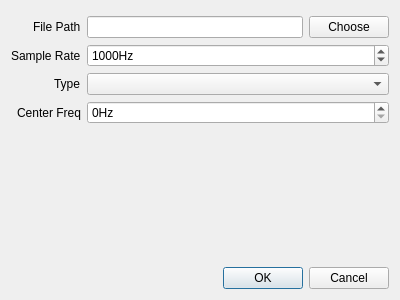
<?xml version="1.0" encoding="UTF-8"?>
<ui version="4.0">
 <class>FileDialog</class>
 <widget class="QDialog" name="FileDialog">
  <property name="geometry">
   <rect>
    <x>0</x>
    <y>0</y>
    <width>400</width>
    <height>300</height>
   </rect>
  </property>
  <property name="windowTitle">
   <string>FileDialog</string>
  </property>
  <layout class="QVBoxLayout" name="verticalLayout">
   <property name="topMargin">
    <number>10</number>
   </property>
   <item>
    <widget class="QWidget" name="widget" native="true">
     <property name="sizePolicy">
      <sizepolicy hsizetype="Preferred" vsizetype="Preferred">
       <horstretch>0</horstretch>
       <verstretch>0</verstretch>
      </sizepolicy>
     </property>
     <layout class="QHBoxLayout" name="horizontalLayout">
      <property name="leftMargin">
       <number>0</number>
      </property>
      <property name="topMargin">
       <number>0</number>
      </property>
      <property name="rightMargin">
       <number>0</number>
      </property>
      <property name="bottomMargin">
       <number>0</number>
      </property>
     </layout>
    </widget>
   </item>
   <item>
    <layout class="QFormLayout" name="formLayout">
     <property name="sizeConstraint">
      <enum>QLayout::SetDefaultConstraint</enum>
     </property>
     <property name="fieldGrowthPolicy">
      <enum>QFormLayout::AllNonFixedFieldsGrow</enum>
     </property>
     <property name="labelAlignment">
      <set>Qt::AlignRight|Qt::AlignTrailing|Qt::AlignVCenter</set>
     </property>
     <property name="formAlignment">
      <set>Qt::AlignLeading|Qt::AlignLeft|Qt::AlignTop</set>
     </property>
     <item row="0" column="0">
      <widget class="QLabel" name="filePathLabel">
       <property name="text">
        <string>File Path</string>
       </property>
      </widget>
     </item>
     <item row="1" column="0">
      <widget class="QLabel" name="sampleRateLabel">
       <property name="text">
        <string>Sample Rate</string>
       </property>
      </widget>
     </item>
     <item row="1" column="1">
      <widget class="QSpinBox" name="sampleRateSpinBox">
       <property name="sizePolicy">
        <sizepolicy hsizetype="Preferred" vsizetype="Fixed">
         <horstretch>0</horstretch>
         <verstretch>0</verstretch>
        </sizepolicy>
       </property>
       <property name="suffix">
        <string>Hz</string>
       </property>
       <property name="minimum">
        <number>1</number>
       </property>
       <property name="maximum">
        <number>999999999</number>
       </property>
       <property name="value">
        <number>1000</number>
       </property>
       <property name="displayIntegerBase">
        <number>10</number>
       </property>
      </widget>
     </item>
     <item row="0" column="1">
      <layout class="QHBoxLayout" name="horizontalLayout_2">
       <item>
        <widget class="QLineEdit" name="filePathLineEdit">
         <property name="sizePolicy">
          <sizepolicy hsizetype="Preferred" vsizetype="Fixed">
           <horstretch>0</horstretch>
           <verstretch>0</verstretch>
          </sizepolicy>
         </property>
         <property name="readOnly">
          <bool>true</bool>
         </property>
        </widget>
       </item>
       <item>
        <widget class="QPushButton" name="openButton">
         <property name="sizePolicy">
          <sizepolicy hsizetype="Fixed" vsizetype="Fixed">
           <horstretch>0</horstretch>
           <verstretch>0</verstretch>
          </sizepolicy>
         </property>
         <property name="text">
          <string>Choose</string>
         </property>
        </widget>
       </item>
      </layout>
     </item>
     <item row="2" column="0">
      <widget class="QLabel" name="typeLabel">
       <property name="text">
        <string>Type</string>
       </property>
      </widget>
     </item>
     <item row="2" column="1">
      <widget class="QComboBox" name="typeComboBox"/>
     </item>
     <item row="3" column="0">
      <widget class="QLabel" name="centerFreqLabel">
       <property name="text">
        <string>Center Freq</string>
       </property>
      </widget>
     </item>
     <item row="3" column="1">
      <widget class="QSpinBox" name="centerFreqSpinBox">
       <property name="suffix">
        <string>Hz</string>
       </property>
       <property name="maximum">
        <number>999999999</number>
       </property>
       <property name="value">
        <number>0</number>
       </property>
      </widget>
     </item>
    </layout>
   </item>
   <item>
    <spacer name="verticalSpacer">
     <property name="orientation">
      <enum>Qt::Vertical</enum>
     </property>
     <property name="sizeHint" stdset="0">
      <size>
       <width>20</width>
       <height>40</height>
      </size>
     </property>
    </spacer>
   </item>
   <item>
    <widget class="QDialogButtonBox" name="buttonBox">
     <property name="standardButtons">
      <set>QDialogButtonBox::Cancel|QDialogButtonBox::Ok</set>
     </property>
    </widget>
   </item>
  </layout>
 </widget>
 <resources/>
 <connections>
  <connection>
   <sender>openButton</sender>
   <signal>clicked()</signal>
   <receiver>FileDialog</receiver>
   <slot>openFileSelector()</slot>
   <hints>
    <hint type="sourcelabel">
     <x>345</x>
     <y>40</y>
    </hint>
    <hint type="destinationlabel">
     <x>674</x>
     <y>63</y>
    </hint>
   </hints>
  </connection>
  <connection>
   <sender>buttonBox</sender>
   <signal>accepted()</signal>
   <receiver>FileDialog</receiver>
   <slot>done()</slot>
   <hints>
    <hint type="sourcelabel">
     <x>205</x>
     <y>283</y>
    </hint>
    <hint type="destinationlabel">
     <x>592</x>
     <y>234</y>
    </hint>
   </hints>
  </connection>
  <connection>
   <sender>buttonBox</sender>
   <signal>rejected()</signal>
   <receiver>FileDialog</receiver>
   <slot>reject()</slot>
   <hints>
    <hint type="sourcelabel">
     <x>159</x>
     <y>291</y>
    </hint>
    <hint type="destinationlabel">
     <x>573</x>
     <y>248</y>
    </hint>
   </hints>
  </connection>
 </connections>
 <slots>
  <slot>openFileSelector()</slot>
  <slot>done()</slot>
 </slots>
</ui>
